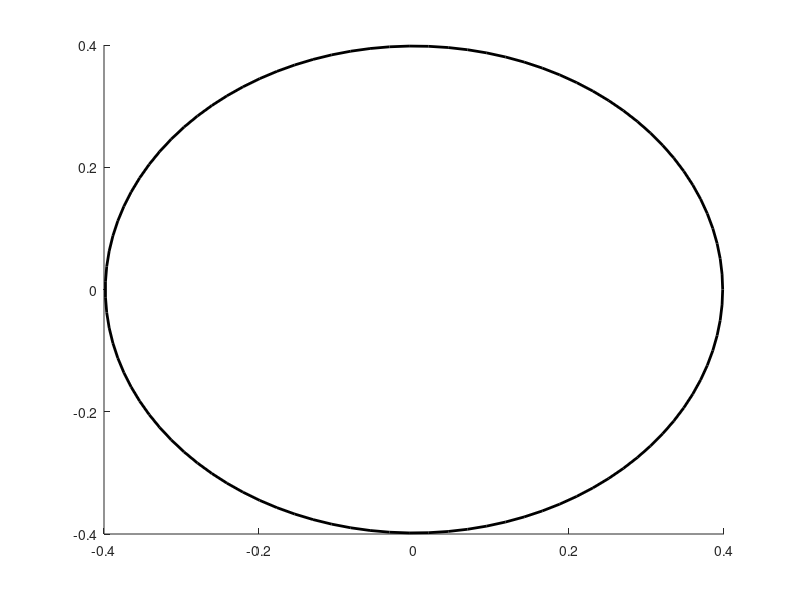

This figure's MATLAB source: (Note: this script raises an error after producing the figure.)
clear
close all

% pin model
LW = 2;
FS = 12;
FN = 'Times New Roman';
rfuel = 0.270510;
rbond = 0.332420;
rclad = 0.398300;
rwrap = 0.08;

radian = linspace(0,2*pi,100);
circle = zeros(length(radian),2);
circle(:,1) = cos(radian);
circle(:,2) = sin(radian);

figure
hold on

h = patch(circle(:,1)*rclad,circle(:,2)*rclad,'w','LineWidth',LW);
hatchfill(h,'single',45,5);
h = patch(circle(:,1)*rbond,circle(:,2)*rbond,'w','LineWidth',LW);
h = patch(circle(:,1)*rbond,circle(:,2)*rbond,'g','LineWidth',LW);
hatchfill(h,'cross',20,10);
h = patch(circle(:,1)*rfuel,circle(:,2)*rfuel,'w','LineWidth',LW);
h = patch(circle(:,1)*rfuel,circle(:,2)*rfuel,'b','LineWidth',LW);
hatchfill(h,'single',-45,25);%,20,20);
h = patch(circle(:,1)*rwrap+(rclad+rwrap)*cos(pi/4),circle(:,2)*rwrap+(rclad+rwrap)*sin(pi/4),'w','LineWidth',LW);
hatchfill(h,'fill');


arrowWidth=3;
arrow([0,0],[cos(2*pi/3),sin(2*pi/3)]*rclad,'Width',arrowWidth)
arrow([0,0],[cos(pi/2),sin(pi/2)]*rbond,'Width',arrowWidth)
arrow([0,0],[cos(pi/5),sin(pi/5)]*rfuel,'Width',arrowWidth)
wrap_center = [cos(pi/4),sin(pi/4)]*(rclad+rwrap);
arrow(wrap_center,wrap_center+[cos(3*pi/4),sin(3*pi/4)]*rwrap,'Width',arrowWidth)
arrow(wrap_center,wrap_center-[cos(3*pi/4),sin(3*pi/4)]*rwrap,'Width',arrowWidth)

text(0.5*rfuel*cos(pi/5)+0.03,0.5*rfuel*sin(pi/5)-0.01,'R_{Fuel}','FontSize',FS,'FontName',FN)
text(0.01,0.5*rbond*sin(pi/2),'R_{Bond}','FontSize',FS,'FontName',FN)
text(0.5*rclad*cos(2*pi/3)-0.07,0.5*rclad*sin(2*pi/3)-0.05,'R_{Clad}','FontSize',FS,'FontName',FN)
text(wrap_center(1)-0.02,wrap_center(2)+0.03,'D_{Wrap}','FontSize',FS,'FontName',FN)

hold off
axis equal
set(gca,'Visible','off')
print(gcf,'../figs/pin_model.eps','-depsc2')
close(gcf)